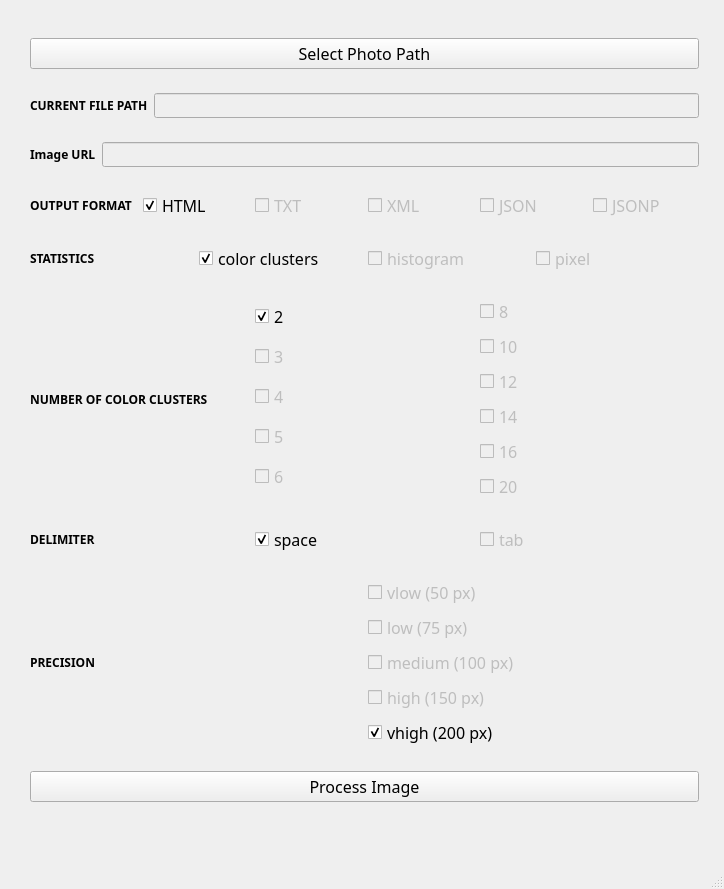
<?xml version="1.0" encoding="UTF-8"?>
<ui version="4.0">
 <class>MainWindow</class>
 <widget class="QMainWindow" name="MainWindow">
  <property name="geometry">
   <rect>
    <x>0</x>
    <y>0</y>
    <width>724</width>
    <height>889</height>
   </rect>
  </property>
  <property name="windowTitle">
   <string>MainWindow</string>
  </property>
  <widget class="QWidget" name="centralwidget">
   <widget class="QWidget" name="verticalLayoutWidget">
    <property name="geometry">
     <rect>
      <x>30</x>
      <y>20</y>
      <width>669</width>
      <height>801</height>
     </rect>
    </property>
    <property name="font">
     <font>
      <family>Microsoft YaHei UI Light</family>
      <pointsize>9</pointsize>
     </font>
    </property>
    <layout class="QVBoxLayout" name="verticalLayout">
     <item>
      <widget class="QPushButton" name="pushButton_path">
       <property name="font">
        <font>
         <family>Microsoft YaHei UI Light</family>
         <pointsize>12</pointsize>
        </font>
       </property>
       <property name="text">
        <string>Select Photo Path</string>
       </property>
      </widget>
     </item>
     <item>
      <layout class="QHBoxLayout" name="horizontalLayout_7">
       <item>
        <widget class="QLabel" name="label_9">
         <property name="sizePolicy">
          <sizepolicy hsizetype="Preferred" vsizetype="Preferred">
           <horstretch>0</horstretch>
           <verstretch>0</verstretch>
          </sizepolicy>
         </property>
         <property name="font">
          <font>
           <family>Microsoft YaHei UI Light</family>
           <pointsize>9</pointsize>
           <weight>75</weight>
           <bold>true</bold>
          </font>
         </property>
         <property name="autoFillBackground">
          <bool>false</bool>
         </property>
         <property name="text">
          <string>CURRENT FILE PATH</string>
         </property>
         <property name="textFormat">
          <enum>Qt::AutoText</enum>
         </property>
         <property name="alignment">
          <set>Qt::AlignLeading|Qt::AlignLeft|Qt::AlignVCenter</set>
         </property>
         <property name="wordWrap">
          <bool>false</bool>
         </property>
        </widget>
       </item>
       <item>
        <widget class="QLineEdit" name="lineEdit_filepath">
         <property name="enabled">
          <bool>false</bool>
         </property>
         <property name="font">
          <font>
           <family>Microsoft YaHei UI Light</family>
           <pointsize>9</pointsize>
          </font>
         </property>
        </widget>
       </item>
      </layout>
     </item>
     <item>
      <layout class="QHBoxLayout" name="horizontalLayout">
       <item>
        <widget class="QLabel" name="label">
         <property name="sizePolicy">
          <sizepolicy hsizetype="Preferred" vsizetype="Preferred">
           <horstretch>0</horstretch>
           <verstretch>0</verstretch>
          </sizepolicy>
         </property>
         <property name="font">
          <font>
           <family>Microsoft YaHei UI Light</family>
           <pointsize>9</pointsize>
           <weight>75</weight>
           <bold>true</bold>
          </font>
         </property>
         <property name="autoFillBackground">
          <bool>false</bool>
         </property>
         <property name="text">
          <string>Image URL</string>
         </property>
         <property name="textFormat">
          <enum>Qt::AutoText</enum>
         </property>
         <property name="alignment">
          <set>Qt::AlignLeading|Qt::AlignLeft|Qt::AlignVCenter</set>
         </property>
         <property name="wordWrap">
          <bool>false</bool>
         </property>
        </widget>
       </item>
       <item>
        <widget class="QLineEdit" name="lineEdit">
         <property name="enabled">
          <bool>false</bool>
         </property>
         <property name="font">
          <font>
           <family>Microsoft YaHei UI Light</family>
           <pointsize>9</pointsize>
          </font>
         </property>
        </widget>
       </item>
      </layout>
     </item>
     <item>
      <layout class="QHBoxLayout" name="horizontalLayout_2">
       <item>
        <widget class="QLabel" name="label_2">
         <property name="sizePolicy">
          <sizepolicy hsizetype="Preferred" vsizetype="Preferred">
           <horstretch>0</horstretch>
           <verstretch>0</verstretch>
          </sizepolicy>
         </property>
         <property name="font">
          <font>
           <family>Microsoft YaHei UI Light</family>
           <pointsize>9</pointsize>
           <weight>75</weight>
           <bold>true</bold>
          </font>
         </property>
         <property name="autoFillBackground">
          <bool>false</bool>
         </property>
         <property name="text">
          <string>OUTPUT FORMAT</string>
         </property>
         <property name="textFormat">
          <enum>Qt::AutoText</enum>
         </property>
         <property name="alignment">
          <set>Qt::AlignLeading|Qt::AlignLeft|Qt::AlignVCenter</set>
         </property>
         <property name="wordWrap">
          <bool>false</bool>
         </property>
        </widget>
       </item>
       <item>
        <widget class="QCheckBox" name="checkBox_HTML">
         <property name="font">
          <font>
           <family>Microsoft YaHei UI Light</family>
           <pointsize>12</pointsize>
          </font>
         </property>
         <property name="text">
          <string>HTML</string>
         </property>
         <property name="checked">
          <bool>true</bool>
         </property>
        </widget>
       </item>
       <item>
        <widget class="QCheckBox" name="checkBox">
         <property name="enabled">
          <bool>false</bool>
         </property>
         <property name="font">
          <font>
           <family>Microsoft YaHei UI Light</family>
           <pointsize>12</pointsize>
          </font>
         </property>
         <property name="text">
          <string>TXT</string>
         </property>
        </widget>
       </item>
       <item>
        <widget class="QCheckBox" name="checkBox_4">
         <property name="enabled">
          <bool>false</bool>
         </property>
         <property name="font">
          <font>
           <family>Microsoft YaHei UI Light</family>
           <pointsize>12</pointsize>
          </font>
         </property>
         <property name="text">
          <string>XML</string>
         </property>
        </widget>
       </item>
       <item>
        <widget class="QCheckBox" name="checkBox_5">
         <property name="enabled">
          <bool>false</bool>
         </property>
         <property name="font">
          <font>
           <family>Microsoft YaHei UI Light</family>
           <pointsize>12</pointsize>
          </font>
         </property>
         <property name="text">
          <string>JSON</string>
         </property>
        </widget>
       </item>
       <item>
        <widget class="QCheckBox" name="checkBox_3">
         <property name="enabled">
          <bool>false</bool>
         </property>
         <property name="font">
          <font>
           <family>Microsoft YaHei UI Light</family>
           <pointsize>12</pointsize>
          </font>
         </property>
         <property name="text">
          <string>JSONP</string>
         </property>
        </widget>
       </item>
      </layout>
     </item>
     <item>
      <layout class="QHBoxLayout" name="horizontalLayout_3">
       <item>
        <widget class="QLabel" name="label_3">
         <property name="sizePolicy">
          <sizepolicy hsizetype="Preferred" vsizetype="Preferred">
           <horstretch>0</horstretch>
           <verstretch>0</verstretch>
          </sizepolicy>
         </property>
         <property name="font">
          <font>
           <family>Microsoft YaHei UI Light</family>
           <pointsize>9</pointsize>
           <weight>75</weight>
           <bold>true</bold>
          </font>
         </property>
         <property name="autoFillBackground">
          <bool>false</bool>
         </property>
         <property name="text">
          <string>STATISTICS</string>
         </property>
         <property name="textFormat">
          <enum>Qt::AutoText</enum>
         </property>
         <property name="alignment">
          <set>Qt::AlignLeading|Qt::AlignLeft|Qt::AlignVCenter</set>
         </property>
         <property name="wordWrap">
          <bool>false</bool>
         </property>
        </widget>
       </item>
       <item>
        <widget class="QCheckBox" name="checkBox_colorclusters">
         <property name="font">
          <font>
           <family>Microsoft YaHei UI Light</family>
           <pointsize>12</pointsize>
          </font>
         </property>
         <property name="text">
          <string>color clusters</string>
         </property>
         <property name="checked">
          <bool>true</bool>
         </property>
        </widget>
       </item>
       <item>
        <widget class="QCheckBox" name="checkBox_2">
         <property name="enabled">
          <bool>false</bool>
         </property>
         <property name="font">
          <font>
           <family>Microsoft YaHei UI Light</family>
           <pointsize>12</pointsize>
          </font>
         </property>
         <property name="text">
          <string>histogram</string>
         </property>
        </widget>
       </item>
       <item>
        <widget class="QCheckBox" name="checkBox_3">
         <property name="enabled">
          <bool>false</bool>
         </property>
         <property name="font">
          <font>
           <family>Microsoft YaHei UI Light</family>
           <pointsize>12</pointsize>
          </font>
         </property>
         <property name="text">
          <string>pixel</string>
         </property>
        </widget>
       </item>
      </layout>
     </item>
     <item>
      <layout class="QHBoxLayout" name="horizontalLayout_4">
       <item>
        <widget class="QLabel" name="label_4">
         <property name="sizePolicy">
          <sizepolicy hsizetype="Preferred" vsizetype="Preferred">
           <horstretch>0</horstretch>
           <verstretch>0</verstretch>
          </sizepolicy>
         </property>
         <property name="font">
          <font>
           <family>Microsoft YaHei UI Light</family>
           <pointsize>9</pointsize>
           <weight>75</weight>
           <bold>true</bold>
          </font>
         </property>
         <property name="autoFillBackground">
          <bool>false</bool>
         </property>
         <property name="text">
          <string>NUMBER OF COLOR CLUSTERS</string>
         </property>
         <property name="textFormat">
          <enum>Qt::AutoText</enum>
         </property>
         <property name="alignment">
          <set>Qt::AlignLeading|Qt::AlignLeft|Qt::AlignVCenter</set>
         </property>
         <property name="wordWrap">
          <bool>false</bool>
         </property>
        </widget>
       </item>
       <item>
        <layout class="QVBoxLayout" name="verticalLayout_3">
         <item>
          <widget class="QCheckBox" name="checkBox_two">
           <property name="font">
            <font>
             <family>Microsoft YaHei UI Light</family>
             <pointsize>12</pointsize>
            </font>
           </property>
           <property name="text">
            <string>2</string>
           </property>
           <property name="checked">
            <bool>true</bool>
           </property>
          </widget>
         </item>
         <item>
          <widget class="QCheckBox" name="checkBox_16">
           <property name="enabled">
            <bool>false</bool>
           </property>
           <property name="font">
            <font>
             <family>Microsoft YaHei UI Light</family>
             <pointsize>12</pointsize>
            </font>
           </property>
           <property name="text">
            <string>3</string>
           </property>
          </widget>
         </item>
         <item>
          <widget class="QCheckBox" name="checkBox_15">
           <property name="enabled">
            <bool>false</bool>
           </property>
           <property name="font">
            <font>
             <family>Microsoft YaHei UI Light</family>
             <pointsize>12</pointsize>
            </font>
           </property>
           <property name="text">
            <string>4</string>
           </property>
          </widget>
         </item>
         <item>
          <widget class="QCheckBox" name="checkBox_14">
           <property name="enabled">
            <bool>false</bool>
           </property>
           <property name="font">
            <font>
             <family>Microsoft YaHei UI Light</family>
             <pointsize>12</pointsize>
            </font>
           </property>
           <property name="text">
            <string>5</string>
           </property>
          </widget>
         </item>
         <item>
          <widget class="QCheckBox" name="checkBox_12">
           <property name="enabled">
            <bool>false</bool>
           </property>
           <property name="font">
            <font>
             <family>Microsoft YaHei UI Light</family>
             <pointsize>12</pointsize>
            </font>
           </property>
           <property name="text">
            <string>6</string>
           </property>
          </widget>
         </item>
        </layout>
       </item>
       <item>
        <layout class="QVBoxLayout" name="verticalLayout_2">
         <item>
          <widget class="QCheckBox" name="checkBox_11">
           <property name="enabled">
            <bool>false</bool>
           </property>
           <property name="font">
            <font>
             <family>Microsoft YaHei UI Light</family>
             <pointsize>12</pointsize>
            </font>
           </property>
           <property name="text">
            <string>8</string>
           </property>
          </widget>
         </item>
         <item>
          <widget class="QCheckBox" name="checkBox_6">
           <property name="enabled">
            <bool>false</bool>
           </property>
           <property name="font">
            <font>
             <family>Microsoft YaHei UI Light</family>
             <pointsize>12</pointsize>
            </font>
           </property>
           <property name="text">
            <string>10</string>
           </property>
          </widget>
         </item>
         <item>
          <widget class="QCheckBox" name="checkBox_9">
           <property name="enabled">
            <bool>false</bool>
           </property>
           <property name="font">
            <font>
             <family>Microsoft YaHei UI Light</family>
             <pointsize>12</pointsize>
            </font>
           </property>
           <property name="text">
            <string>12</string>
           </property>
          </widget>
         </item>
         <item>
          <widget class="QCheckBox" name="checkBox_10">
           <property name="enabled">
            <bool>false</bool>
           </property>
           <property name="font">
            <font>
             <family>Microsoft YaHei UI Light</family>
             <pointsize>12</pointsize>
            </font>
           </property>
           <property name="text">
            <string>14</string>
           </property>
          </widget>
         </item>
         <item>
          <widget class="QCheckBox" name="checkBox_7">
           <property name="enabled">
            <bool>false</bool>
           </property>
           <property name="font">
            <font>
             <family>Microsoft YaHei UI Light</family>
             <pointsize>12</pointsize>
            </font>
           </property>
           <property name="text">
            <string>16</string>
           </property>
          </widget>
         </item>
         <item>
          <widget class="QCheckBox" name="checkBox_8">
           <property name="enabled">
            <bool>false</bool>
           </property>
           <property name="font">
            <font>
             <family>Microsoft YaHei UI Light</family>
             <pointsize>12</pointsize>
            </font>
           </property>
           <property name="text">
            <string>20</string>
           </property>
          </widget>
         </item>
        </layout>
       </item>
      </layout>
     </item>
     <item>
      <layout class="QHBoxLayout" name="horizontalLayout_5">
       <item>
        <widget class="QLabel" name="label_5">
         <property name="sizePolicy">
          <sizepolicy hsizetype="Preferred" vsizetype="Preferred">
           <horstretch>0</horstretch>
           <verstretch>0</verstretch>
          </sizepolicy>
         </property>
         <property name="font">
          <font>
           <family>Microsoft YaHei UI Light</family>
           <pointsize>9</pointsize>
           <weight>75</weight>
           <bold>true</bold>
          </font>
         </property>
         <property name="autoFillBackground">
          <bool>false</bool>
         </property>
         <property name="text">
          <string>DELIMITER</string>
         </property>
         <property name="textFormat">
          <enum>Qt::AutoText</enum>
         </property>
         <property name="alignment">
          <set>Qt::AlignLeading|Qt::AlignLeft|Qt::AlignVCenter</set>
         </property>
         <property name="wordWrap">
          <bool>false</bool>
         </property>
        </widget>
       </item>
       <item>
        <widget class="QCheckBox" name="checkBox_space">
         <property name="font">
          <font>
           <family>Microsoft YaHei UI Light</family>
           <pointsize>12</pointsize>
          </font>
         </property>
         <property name="text">
          <string>space</string>
         </property>
         <property name="checked">
          <bool>true</bool>
         </property>
        </widget>
       </item>
       <item>
        <widget class="QCheckBox" name="checkBox_18">
         <property name="enabled">
          <bool>false</bool>
         </property>
         <property name="font">
          <font>
           <family>Microsoft YaHei UI Light</family>
           <pointsize>12</pointsize>
          </font>
         </property>
         <property name="text">
          <string>tab</string>
         </property>
        </widget>
       </item>
      </layout>
     </item>
     <item>
      <layout class="QHBoxLayout" name="horizontalLayout_6">
       <item>
        <widget class="QLabel" name="label_6">
         <property name="sizePolicy">
          <sizepolicy hsizetype="Preferred" vsizetype="Preferred">
           <horstretch>0</horstretch>
           <verstretch>0</verstretch>
          </sizepolicy>
         </property>
         <property name="font">
          <font>
           <family>Microsoft YaHei UI Light</family>
           <pointsize>9</pointsize>
           <weight>75</weight>
           <bold>true</bold>
          </font>
         </property>
         <property name="autoFillBackground">
          <bool>false</bool>
         </property>
         <property name="text">
          <string>PRECISION</string>
         </property>
         <property name="textFormat">
          <enum>Qt::AutoText</enum>
         </property>
         <property name="alignment">
          <set>Qt::AlignLeading|Qt::AlignLeft|Qt::AlignVCenter</set>
         </property>
         <property name="wordWrap">
          <bool>false</bool>
         </property>
        </widget>
       </item>
       <item>
        <layout class="QVBoxLayout" name="verticalLayout_4">
         <item>
          <widget class="QCheckBox" name="checkBox_21">
           <property name="enabled">
            <bool>false</bool>
           </property>
           <property name="font">
            <font>
             <family>Microsoft YaHei UI Light</family>
             <pointsize>12</pointsize>
            </font>
           </property>
           <property name="text">
            <string>vlow (50 px)</string>
           </property>
          </widget>
         </item>
         <item>
          <widget class="QCheckBox" name="checkBox_22">
           <property name="enabled">
            <bool>false</bool>
           </property>
           <property name="font">
            <font>
             <family>Microsoft YaHei UI Light</family>
             <pointsize>12</pointsize>
            </font>
           </property>
           <property name="text">
            <string>low (75 px)</string>
           </property>
          </widget>
         </item>
         <item>
          <widget class="QCheckBox" name="checkBox_23">
           <property name="enabled">
            <bool>false</bool>
           </property>
           <property name="font">
            <font>
             <family>Microsoft YaHei UI Light</family>
             <pointsize>12</pointsize>
            </font>
           </property>
           <property name="text">
            <string>medium (100 px)</string>
           </property>
          </widget>
         </item>
         <item>
          <widget class="QCheckBox" name="checkBox_20">
           <property name="enabled">
            <bool>false</bool>
           </property>
           <property name="font">
            <font>
             <family>Microsoft YaHei UI Light</family>
             <pointsize>12</pointsize>
            </font>
           </property>
           <property name="text">
            <string>high (150 px)</string>
           </property>
          </widget>
         </item>
         <item>
          <widget class="QCheckBox" name="checkBox_vhigh">
           <property name="font">
            <font>
             <family>Microsoft YaHei UI Light</family>
             <pointsize>12</pointsize>
            </font>
           </property>
           <property name="text">
            <string>vhigh (200 px)</string>
           </property>
           <property name="checked">
            <bool>true</bool>
           </property>
          </widget>
         </item>
        </layout>
       </item>
      </layout>
     </item>
     <item>
      <widget class="QPushButton" name="pushButton_processimage">
       <property name="font">
        <font>
         <family>Microsoft YaHei UI Light</family>
         <pointsize>12</pointsize>
        </font>
       </property>
       <property name="text">
        <string>Process Image</string>
       </property>
      </widget>
     </item>
    </layout>
   </widget>
  </widget>
  <widget class="QMenuBar" name="menubar">
   <property name="geometry">
    <rect>
     <x>0</x>
     <y>0</y>
     <width>724</width>
     <height>23</height>
    </rect>
   </property>
  </widget>
  <widget class="QStatusBar" name="statusbar"/>
 </widget>
 <resources/>
 <connections/>
</ui>
